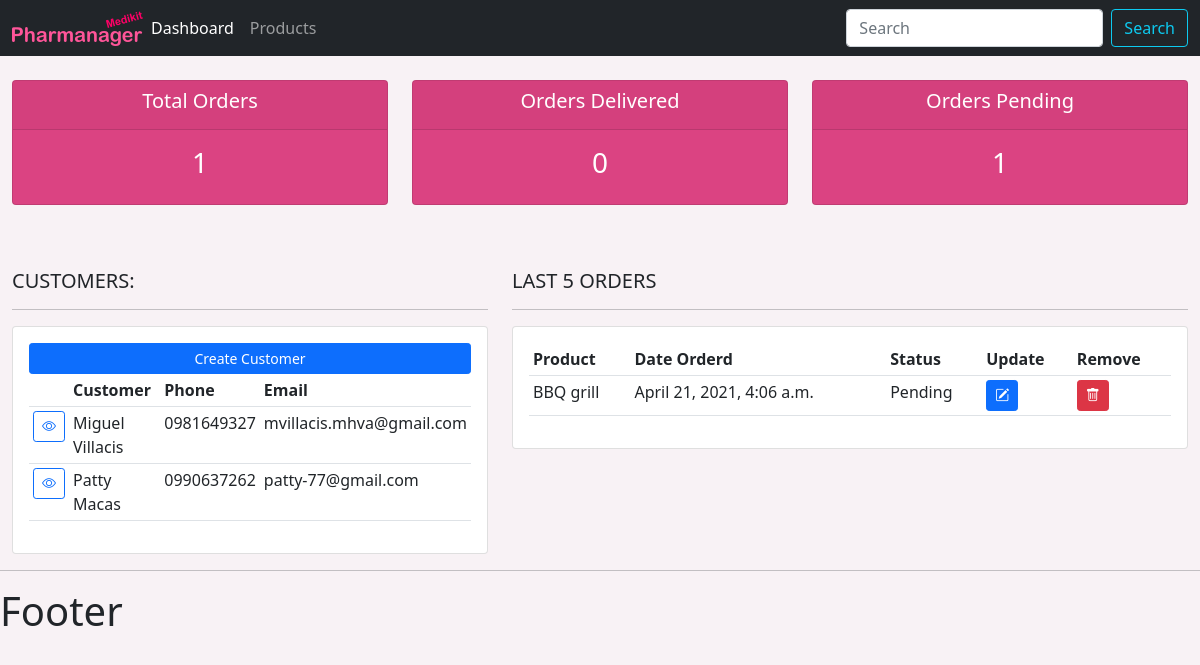
The app's page /, older data.
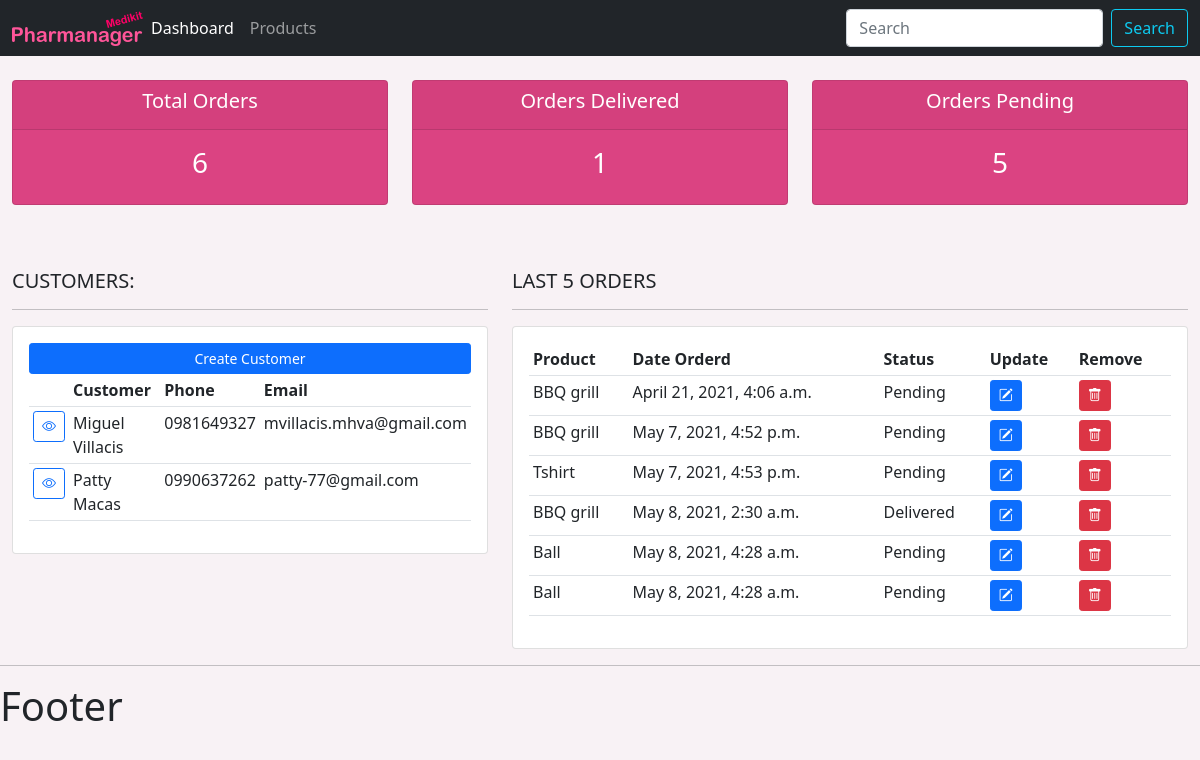
The same page, newer data.
### user_accounts/models.py (models this page shows, shortened)
class Customer(models.Model):
    name = models.CharField(max_length=200, null=True)
    phone = models.CharField(max_length=200, null=True)
    email = models.CharField(max_length=200, null=True)
    date_created = models.DateTimeField(auto_now_add=True)

class Order(models.Model):
    STATUS = (
        ('Pending', 'Pending'),
        ('Out for delivery', 'Out for delivery'),
        ('Delivered', 'Delivered'),
    )
    customer = models.ForeignKey(Customer, null=True, on_delete=models.SET_NULL)
    product = models.ForeignKey(Product, null=True, on_delete=models.SET_NULL)
    date_created = models.DateTimeField(auto_now_add=True)
    status = models.CharField(max_length=200, null=True, choices=STATUS)
    note = models.CharField(max_length=1000, null=True)

class Product(models.Model):
    CATEGORY = (
        ('Indoor', 'Indoor'),
        ('Out door', 'Out door'),
    )
    name = models.CharField(max_length=200, null=True)
    price = models.FloatField(null=True)
    category = models.CharField(max_length=200, null=True, choices=CATEGORY)
    description = models.CharField(max_length=200, null=True, blank=True)
    date_created = models.DateTimeField(auto_now_add=True)
    tags = models.ManyToManyField(Tag)
    def __str__(self):
        return self.name

### user_accounts/views.py (the view)
# urls.py: 2. Add a URL to urlpatterns:  path('', views.home, name='home')
def home(request):
    orders = Order.objects.all()
    customers = Customer.objects.all()
    total_customers = customers.count()
    total_orders = orders.count()
    delivered = orders.filter(status='Delivered').count()
    pending = orders.filter(status='Pending').count()
    context = {'orders': orders, 'customers': customers,
    'total_orders': total_orders, 'delivered': delivered,
    'pending': pending}
    return render(request, 'user_accounts/dashboard.html', context )

### user_accounts/templates/user_accounts/dashboard.html
{% extends 'user_accounts/main.html'%}
{% block content %}
{% include 'user_accounts/status.html'%}
<br>
<div class="row">
    <div class="col-md-5">
        <h5>CUSTOMERS:</h5>
        <hr>
        <div class="card card-body">
            <a class="btn btn-primary  btn-sm btn-block" href="{% url 'create_customer' %}">Create Customer</a>
            <table class="table table-sm">
                <tr>
                    <th></th>
                    <th>Customer</th>
                    <th>Phone</th>
                    <th>Email</th>
                </tr>
                {% for customer in customers %}
                    <tr>
                        <td><a class = "btn btn-outline-primary btn-sm" href="{% url 'customer' customer.id %}"><i class="bi bi-eye"></i></a></td>
                        <td> {{ customer.name }}</td>
                        <td> {{ customer.phone }}</td>
                        <td> {{ customer.email }}</td>
                    </tr>
                {% endfor %}
        </table>
        </div>
    </div>
    <div class="col-md-7">
        <h5>LAST 5 ORDERS</h5>
        <hr>
        <div class="card card-body">
            <table class="table table-sm">
                    <tr>
                        <th>Product</th>
                        <th>Date Orderd</th>
                        <th>Status</th>
                        <th>Update</th>
                        <th>Remove</th>
                    </tr>
                    {% for order in orders %}
                        <tr>
                            <td>{{ order.product }}</td>
                            <td>{{ order.date_created }}</td>
                            <td>{{ order.status }}</td>
                            <td> <a class = "btn btn-primary btn-sm" href="{% url 'update_order' order.id %}"><i class="bi bi-pencil-square"></i></a></td>
                            <td><a class = "btn btn-danger btn-sm" href="{% url 'delete_order' order.id %}"><i class="bi bi-trash"></i></a></td>
                        </tr>
                    {% endfor %}
            </table>
        </div>
    </div>
</div>
{% endblock %}

Row changes from the older to the newer data that the page shows:
added Order: product "BBQ grill", date_created "May 7, 2021, 4:52 p.m.", status "Pending"
added Order: product "Tshirt", date_created "May 7, 2021, 4:53 p.m.", status "Pending"
added Order: product "BBQ grill", date_created "May 8, 2021, 2:30 a.m.", status "Delivered"
added Order: product "Ball", date_created "May 8, 2021, 4:28 a.m.", status "Pending"
added Order: product "Ball", date_created "May 8, 2021, 4:28 a.m.", status "Pending"
Text that changed along with them:
{{ total_orders }}: "1" → "6"
{{ delivered }}: "0" → "1"
{{ pending }}: "1" → "5"
